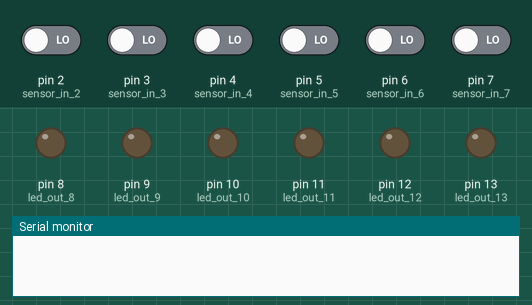
Recording of a sketch running on a simulated Arduino Uno, built with avr-gcc and run on an emulated ATmega328P. Shown: output pins drawn as LEDs (lit = HIGH), the last lines printed to the serial monitor. The inputs (shaded band) are chosen by the test bench; at power-on: pin 2 (sensor_in_2), pin 3 (sensor_in_3), pin 4 (sensor_in_4), pin 5 (sensor_in_5), pin 6 (sensor_in_6), pin 7 (sensor_in_7) LOW.

Above: at 1.2 s.
1.3 s: pin 3 (sensor_in_3) driven HIGH
At 1.7 s:
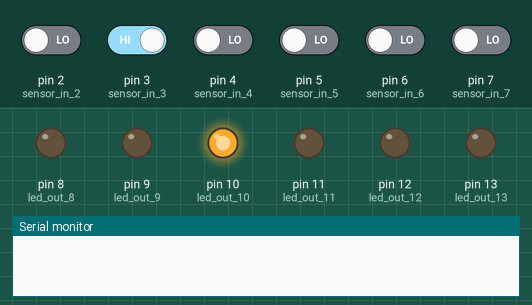
2.8 s: pin 5 (sensor_in_5) driven HIGH
At 4.0 s:
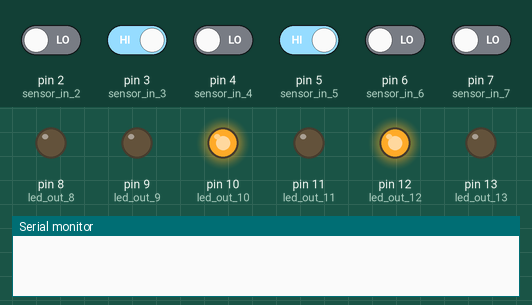
4.3 s: pin 6 (sensor_in_6) driven HIGH
At 5.2 s:
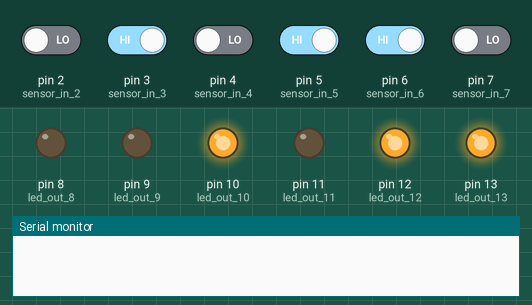
5.8 s: pin 3 (sensor_in_3) driven LOW
At 6.4 s:
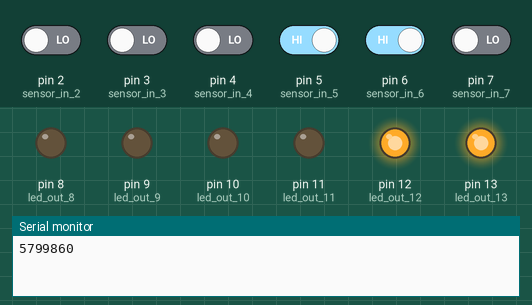
7.3 s: pin 5 (sensor_in_5) driven LOW
At 8.5 s:
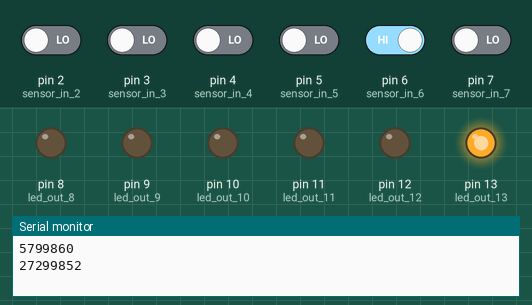
8.8 s: pin 3 (sensor_in_3) driven HIGH
At 9.8 s:
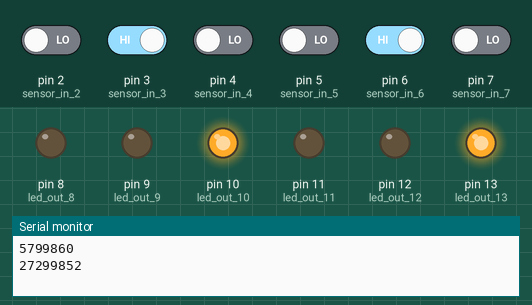
Timing chart, 0 to 11.3 s (numbered marks = the images above; inputs shaded):
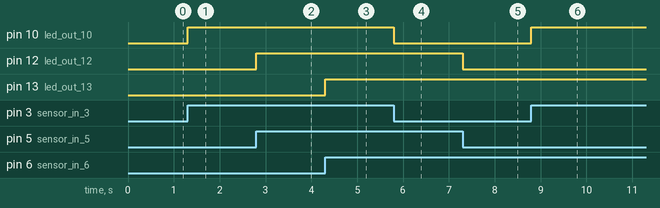

Measured:
- after the input at 1.3 s, pin 10 (led_out_10): LOW → HIGH at once
- after the input at 2.8 s, pin 12 (led_out_12): LOW → HIGH at once
- after the input at 4.3 s, pin 13 (led_out_13): LOW → HIGH at once
- after the input at 5.8 s, pin 10 (led_out_10): HIGH → LOW at once
- after the input at 7.3 s, pin 12 (led_out_12): HIGH → LOW at once
- after the input at 8.8 s, pin 10 (led_out_10): LOW → HIGH at once

The sketch:

Arduino_C_language_code.ino
```cpp
#define led_out_8 8
#define led_out_9 9
#define led_out_10 10
#define led_out_11 11
#define led_out_12 12
#define led_out_13 13

//define sensor_in_1 1
#define sensor_in_2 2
#define sensor_in_3 3

#define sensor_in_4 4
#define sensor_in_5 5
#define sensor_in_6 6
#define sensor_in_7 7


/*  Input is 2-7 and output is 8-13
 *   2--9 rotating pendulum
 *   3 -- 10
 *   4--11
 *   5--12
 *   6--13
 *   7--8   rotating endulum
 *
 *   so the leftmost leds are the rotating pendulum
*/


boolean val_2;   boolean oldval_2;    boolean skipval_2;   boolean val_3;   boolean oldval_3;
boolean val_4;   boolean oldval_4;    boolean skipval_4;  boolean val_5;       boolean oldval_5;
boolean val_6;   boolean oldval_6;    boolean val_7;       boolean oldval_7; boolean skipval_7;                            //////rotating pendulum  has an extra boolean variable
////////////////////////////////////                                                                                                   called a skip_val
long int mytime_2 = 0 ;  long int oldtime_2 = 0;  long int diftime_2 = 0;
long int mytime_3 = 0 ;  long int oldtime_3 = 0;  long int diftime_3= 0;
long int mytime_4 = 0 ;  long int oldtime_4 = 0;  long int diftime_4 = 0;
long int mytime_5 = 0 ;  long int oldtime_5 = 0;  long int diftime_5 = 0;
long int mytime_6 = 0 ;  long int oldtime_6 = 0;  long int diftime_6 = 0;
long int mytime_7 = 0 ;  long int oldtime_7 = 0;  long int diftime_7 = 0;

void setup() {
  // put your setup code here, to run once:

  pinMode (led_out_8, OUTPUT);  pinMode (led_out_9, OUTPUT);  pinMode (led_out_10, OUTPUT);
  pinMode (led_out_11, OUTPUT);  pinMode (led_out_12, OUTPUT);  pinMode (led_out_13, OUTPUT);
  pinMode (sensor_in_2, INPUT);  pinMode (sensor_in_3, INPUT);  pinMode (sensor_in_4, INPUT);
  pinMode (sensor_in_5, INPUT);  pinMode (sensor_in_6, INPUT);  pinMode (sensor_in_7, INPUT);

  Serial.begin(9600);
}

void loop() {

  ///////////////////////////////////////////
//////////////////////////////////////////////////////////
////      SENSOR IN 2 AND LED OUT 9        ROTATING PENDULUM
///////////////////
 ////////////////////////////////   ONE


  val_2 = (digitalRead (sensor_in_2));
  while ((val_2 == HIGH) && (oldval_2 == LOW) && (skipval_2 == HIGH))  {

    oldval_2 = val_2;
    digitalWrite (led_out_9, HIGH);
    break;
  }

  ///////////////////////////////////   TWO

  while ((val_2 == LOW) && (oldval_2 == HIGH) && (skipval_2 == HIGH))  {
    oldval_2 = val_2;
    skipval_2 = not skipval_2;
    mytime_2 = micros();

    diftime_2 = mytime_2 - oldtime_2;
    Serial.println (diftime_2);

    break;
  }

  ///////////////////////////////////////////////    THREE

  while ((val_2 == HIGH) && (oldval_2 == LOW) && (skipval_2 == LOW))  {

    oldval_2 = val_2;

 digitalWrite (led_out_9, LOW);
    break;
  }


  //////////////////////////////////////////////    FOUR


  while ((val_2 == LOW) && (oldval_2 == HIGH) && (skipval_2 == LOW))  {

    oldval_2 = val_2;

   skipval_2 = not skipval_2;
    break;
  }
  oldtime_2 = mytime_2;

//////////////////////////////////////////////////////////////////
  //////////////////////////////////////////////////
  ////////////////////////////////////////
  /////    SENSOR IN 3 AND LED OUT 10  ////
 oldval_3 = val_3;
  val_3 = (digitalRead (sensor_in_3));
  while ((val_3 == HIGH) && (oldval_3 == LOW))  {
    digitalWrite (led_out_10, HIGH);
    break;
  }
  while ((val_3 == LOW) && (oldval_3 == HIGH))  {
    digitalWrite (led_out_10, LOW);
    mytime_3 = micros();
    diftime_3 = mytime_3 - oldtime_3;

    Serial.println (diftime_3);
    break;
  }


  oldtime_3 = mytime_3;

  /////////////////////////////////////////////////////
  /////       SENSOR IN 4 AND  LED OUT 11 ////////////
  /////////////     rotating pendulum/////////////                                           ///////////////
  ////////////////////////////////////////////////
  /*

*/
 /// /-/-/-/-/-/-/-/-/-/-/-/-/-/-/-/-/-/-/-/
  ////////////////////////////////   ONE


  val_4 = (digitalRead (sensor_in_4));
  while ((val_4 == HIGH) && (oldval_4 == LOW) && (skipval_4 == HIGH))  {

    oldval_4 = val_4;
    digitalWrite (led_out_11, HIGH);
    break;

  }

  ///////////////////////////////////   TWO

  while ((val_4 == LOW) && (oldval_4 == HIGH) && (skipval_4 == HIGH))  {
    oldval_4 = val_4;
    skipval_4 = not skipval_4;
    mytime_4 = micros();

    diftime_4 = mytime_4 - oldtime_4;
    Serial.println (diftime_4);

    break;
  }

  ///////////////////////////////////////////////    THREE

  while ((val_4 == HIGH) && (oldval_4 == LOW) && (skipval_4 == LOW))  {

    oldval_4 = val_4;


 digitalWrite (led_out_11, LOW);
    break;
  }


  //////////////////////////////////////////////    FOUR


  while ((val_4 == LOW) && (oldval_4 == HIGH) && (skipval_4 == LOW))  {

    oldval_4 = val_4;

   skipval_4 = not skipval_4;
    break;
  }
  oldtime_4 = mytime_4;
/////-/-/-/-/-/-/-/-/-/-/-/-/-/-/-/-/-/-/-/-/-/-/-/-/-/

//////////////////////////////////////////////////////////
////      SENSOR IN 5 AND LED OUT 12
 oldval_5 = val_5;
  val_5 = (digitalRead (sensor_in_5));
  while ((val_5 == HIGH) && (oldval_5 == LOW))  {
    digitalWrite (led_out_12, HIGH);
    break;
  }
  while ((val_5 == LOW) && (oldval_5 == HIGH))  {
    digitalWrite (led_out_12, LOW);
    mytime_5 = micros();
    diftime_5 = mytime_5 - oldtime_5;

    Serial.println (diftime_5 + 20000000);                              //  add 20 million and then Python can separate them based on this
    break;
  }


  oldtime_5 = mytime_5;
  //////////////////////////////////////////

  ////      SENSOR IN 6 AND LED OUT 13
 oldval_6 = val_6;
  val_6 = (digitalRead (sensor_in_6));
  while ((val_6 == HIGH) && (oldval_6 == LOW))  {
    digitalWrite (led_out_13, HIGH);
    break;
  }
  while ((val_6 == LOW) && (oldval_6 == HIGH))  {
    digitalWrite (led_out_13, LOW);
    mytime_6 = micros();
    diftime_6 = mytime_6 - oldtime_6;

    Serial.println (diftime_6 + 30000000);                              //add 30 millin and then python will not have a problem
    break;
  }


  oldtime_6 = mytime_6;
  /////////////////////////////////////////
  ////////////////////////////////////////
  ////      SENSOR IN 7 AND LED OUT 8            ROTATING PENDULUM
///////////////////////////////////////////////////
/////////////////////////////////////////
   ////////////////////////////////   ONE


  val_7 = (digitalRead (sensor_in_7));
  while ((val_7 == HIGH) && (oldval_7 == LOW) && (skipval_7 == HIGH))  {

    oldval_7 = val_7;
    digitalWrite (led_out_8, HIGH);
    break;
  }

  ///////////////////////////////////   TWO

  while ((val_7 == LOW) && (oldval_7 == HIGH) && (skipval_7 == HIGH))  {
    oldval_7 = val_7;
    skipval_7 = not skipval_7;
    mytime_7 = micros();

    diftime_7 = mytime_7 - oldtime_7;
    Serial.println (diftime_7);

    break;
  }

  ///////////////////////////////////////////////    THREE

  while ((val_7 == HIGH) && (oldval_7 == LOW) && (skipval_7 == LOW))  {

    oldval_7 = val_7;

 digitalWrite (led_out_8, LOW);
    break;
  }

  //////////////////////////////////////////////    FOUR


  while ((val_7 == LOW) && (oldval_7 == HIGH) && (skipval_7 == LOW))  {

    oldval_7 = val_7;

   skipval_7 = not skipval_7;
    break;
  }
  oldtime_7 = mytime_7;


  ////////////////////////////////////////
}
```
